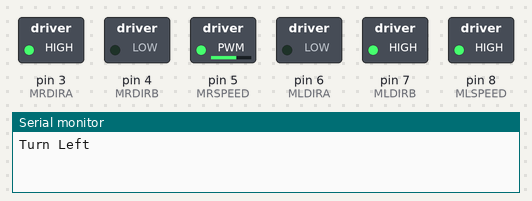
Recording of a sketch running on a simulated Arduino Uno, built with avr-gcc and run on an emulated ATmega328P. On the bench: switched loads named in the sketch (green lamp = pin HIGH), the last lines printed to the serial monitor.

Above: at 2.05 s.
At 5.35 s:
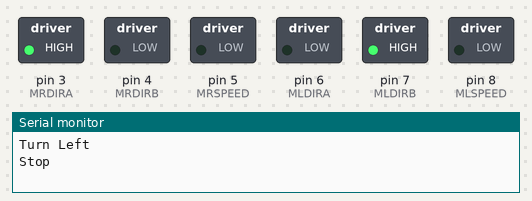
Timing chart, 0 to 5.9 s (numbered marks = the images above):
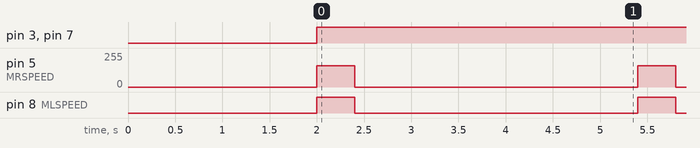

Measured:
- by itself, pin 3 (MRDIRA), pin 7 (MLDIRB): LOW → HIGH at 2.0 s
- by itself, pin 5 (MRSPEED): alternates 160/255 for 0.40 s and 0/255 for 3.0 s
- by itself, pin 8 (MLSPEED): alternates HIGH for 0.40 s and LOW for 3.0 s

The sketch:

turn_test.ino
```cpp
/*
 * Mapping Robot
 * George Oda
 * Test turning
 *
 */

#define MRSPEED 5 // motor right speed
#define MRDIRA 3 // motor right direction a
#define MRDIRB 4 // motor right dir b

#define MLSPEED 8 // motor left speed
#define MLDIRA 6 // motor left dir a
#define MLDIRB 7 // motor left dir b


void setup() {
  pinMode(MRSPEED,OUTPUT);
  pinMode(MRDIRA,OUTPUT);
  pinMode(MRDIRB,OUTPUT);
  pinMode(MLSPEED,OUTPUT);
  pinMode(MLDIRA,OUTPUT);
  pinMode(MLDIRB,OUTPUT);
  Serial.begin(9600);
  delay(2000);

}

void loop() {
  TURNLEFT();
delay(400);
  STOP();
  delay(3000);
}


void TURNLEFT(){
    Serial.println("Turn Left");
    analogWrite(MRSPEED,160); // enable on
    analogWrite(MLSPEED,160); // enable on
    digitalWrite(MRDIRA,HIGH); //one way
    digitalWrite(MLDIRA,LOW); //one way
    digitalWrite(MRDIRB,LOW);
    digitalWrite(MLDIRB,HIGH);
  }

void STOP(){
    Serial.println("Stop");
    digitalWrite(MRSPEED,LOW); //one way
    digitalWrite(MLSPEED,LOW); //one way

  }
```
